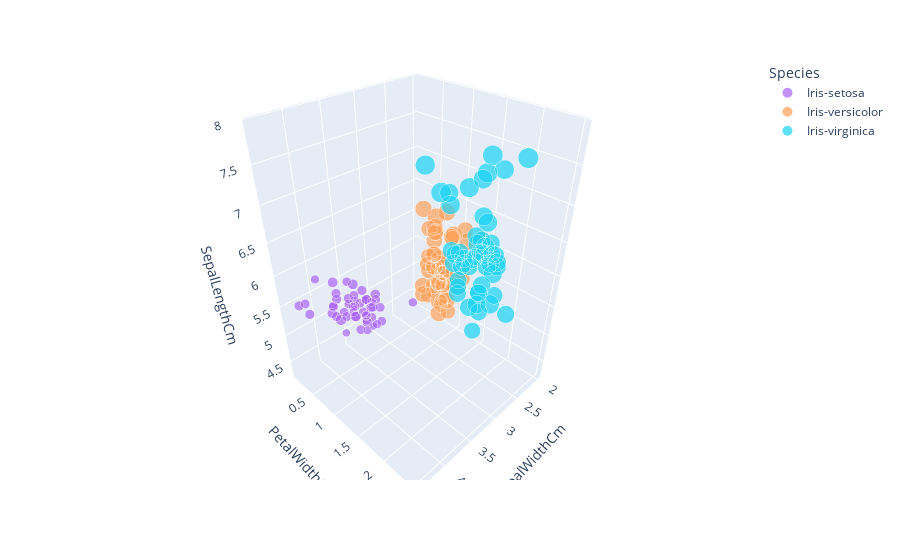

The code cell stored with this chart in its notebook:
### Code cell
def plot3D(df,X,Y,Z,color,size):
    return px.scatter_3d(df,x=X,y=Y,z=Z,size=size,color=color,
                        color_discrete_map={"Joly": "blue", "Bergeron": "violet", "Coderre":"pink"})

plot3D(df,'SepalWidthCm','PetalWidthCm','SepalLengthCm',size='PetalLengthCm',color='Species')

### Figure 1 — Plotly figure (JSON) as saved in the notebook; plotly's stock layout.template omitted (floating-point values rounded to 4 significant figures)
{"data": [{"hovertemplate": "Species=Iris-setosa<br>SepalWidthCm=%{x}<br>PetalWidthCm=%{y}<br>SepalLengthCm=%{z}<br>PetalLengthCm=%{marker.size}<extra></extra>", "legendgroup": "Iris-setosa", "marker": {"color": "#ab63fa", "size": [1.4, 1.4, 1.3, 1.5, 1.4, 1.7, 1.4, 1.5, 1.4, 1.5, 1.5, 1.6, 1.4, 1.1, 1.2, 1.5, 1.3, 1.4, 1.7, 1.5, 1.7, 1.5, 1, 1.7, 1.9, 1.6, 1.6, 1.5, 1.4, 1.6, 1.6, 1.5, 1.5, 1.4, 1.5, 1.2, 1.3, 1.5, 1.3, 1.5, 1.3, 1.3, 1.3, 1.6, 1.9, 1.4, 1.6, 1.4, 1.5, 1.4], "sizemode": "area", "sizeref": 0.01725, "symbol": "circle"}, "mode": "markers", "name": "Iris-setosa", "scene": "scene", "showlegend": true, "type": "scatter3d", "x": [3.5, 3, 3.2, 3.1, 3.6, 3.9, 3.4, 3.4, 2.9, 3.1, 3.7, 3.4, 3, 3, 4, 4.4, 3.9, 3.5, 3.8, 3.8, 3.4, 3.7, 3.6, 3.3, 3.4, 3, 3.4, 3.5, 3.4, 3.2, 3.1, 3.4, 4.1, 4.2, 3.1, 3.2, 3.5, 3.1, 3, 3.4, 3.5, 2.3, 3.2, 3.5, 3.8, 3, 3.8, 3.2, 3.7, 3.3], "y": [0.2, 0.2, 0.2, 0.2, 0.2, 0.4, 0.3, 0.2, 0.2, 0.1, 0.2, 0.2, 0.1, 0.1, 0.2, 0.4, 0.4, 0.3, 0.3, 0.3, 0.2, 0.4, 0.2, 0.5, 0.2, 0.2, 0.4, 0.2, 0.2, 0.2, 0.2, 0.4, 0.1, 0.2, 0.1, 0.2, 0.2, 0.1, 0.2, 0.2, 0.3, 0.3, 0.2, 0.6, 0.4, 0.3, 0.2, 0.2, 0.2, 0.2], "z": [5.1, 4.9, 4.7, 4.6, 5, 5.4, 4.6, 5, 4.4, 4.9, 5.4, 4.8, 4.8, 4.3, 5.8, 5.7, 5.4, 5.1, 5.7, 5.1, 5.4, 5.1, 4.6, 5.1, 4.8, 5, 5, 5.2, 5.2, 4.7, 4.8, 5.4, 5.2, 5.5, 4.9, 5, 5.5, 4.9, 4.4, 5.1, 5, 4.5, 4.4, 5, 5.1, 4.8, 5.1, 4.6, 5.3, 5]}, {"hovertemplate": "Species=Iris-versicolor<br>SepalWidthCm=%{x}<br>PetalWidthCm=%{y}<br>SepalLengthCm=%{z}<br>PetalLengthCm=%{marker.size}<extra></extra>", "legendgroup": "Iris-versicolor", "marker": {"color": "#FFA15A", "size": [4.7, 4.5, 4.9, 4, 4.6, 4.5, 4.7, 3.3, 4.6, 3.9, 3.5, 4.2, 4, 4.7, 3.6, 4.4, 4.5, 4.1, 4.5, 3.9, 4.8, 4, 4.9, 4.7, 4.3, 4.4, 4.8, 5, 4.5, 3.5, 3.8, 3.7, 3.9, 5.1, 4.5, 4.5, 4.7, 4.4, 4.1, 4, 4.4, 4.6, 4, 3.3, 4.2, 4.2, 4.2, 4.3, 3, 4.1], "sizemode": "area", "sizeref": 0.01725, "symbol": "circle"}, "mode": "markers", "name": "Iris-versicolor", "scene": "scene", "showlegend": true, "type": "scatter3d", "x": [3.2, 3.2, 3.1, 2.3, 2.8, 2.8, 3.3, 2.4, 2.9, 2.7, 2, 3, 2.2, 2.9, 2.9, 3.1, 3, 2.7, 2.2, 2.5, 3.2, 2.8, 2.5, 2.8, 2.9, 3, 2.8, 3, 2.9, 2.6, 2.4, 2.4, 2.7, 2.7, 3, 3.4, 3.1, 2.3, 3, 2.5, 2.6, 3, 2.6, 2.3, 2.7, 3, 2.9, 2.9, 2.5, 2.8], "y": [1.4, 1.5, 1.5, 1.3, 1.5, 1.3, 1.6, 1, 1.3, 1.4, 1, 1.5, 1, 1.4, 1.3, 1.4, 1.5, 1, 1.5, 1.1, 1.8, 1.3, 1.5, 1.2, 1.3, 1.4, 1.4, 1.7, 1.5, 1, 1.1, 1, 1.2, 1.6, 1.5, 1.6, 1.5, 1.3, 1.3, 1.3, 1.2, 1.4, 1.2, 1, 1.3, 1.2, 1.3, 1.3, 1.1, 1.3], "z": [7, 6.4, 6.9, 5.5, 6.5, 5.7, 6.3, 4.9, 6.6, 5.2, 5, 5.9, 6, 6.1, 5.6, 6.7, 5.6, 5.8, 6.2, 5.6, 5.9, 6.1, 6.3, 6.1, 6.4, 6.6, 6.8, 6.7, 6, 5.7, 5.5, 5.5, 5.8, 6, 5.4, 6, 6.7, 6.3, 5.6, 5.5, 5.5, 6.1, 5.8, 5, 5.6, 5.7, 5.7, 6.2, 5.1, 5.7]}, {"hovertemplate": "Species=Iris-virginica<br>SepalWidthCm=%{x}<br>PetalWidthCm=%{y}<br>SepalLengthCm=%{z}<br>PetalLengthCm=%{marker.size}<extra></extra>", "legendgroup": "Iris-virginica", "marker": {"color": "#19d3f3", "size": [6, 5.1, 5.9, 5.6, 5.8, 6.6, 4.5, 6.3, 5.8, 6.1, 5.1, 5.3, 5.5, 5, 5.1, 5.3, 5.5, 6.7, 6.9, 5, 5.7, 4.9, 6.7, 4.9, 5.7, 6, 4.8, 4.9, 5.6, 5.8, 6.1, 6.4, 5.6, 5.1, 5.6, 6.1, 5.6, 5.5, 4.8, 5.4, 5.6, 5.1, 5.1, 5.9, 5.7, 5.2, 5, 5.2, 5.4, 5.1], "sizemode": "area", "sizeref": 0.01725, "symbol": "circle"}, "mode": "markers", "name": "Iris-virginica", "scene": "scene", "showlegend": true, "type": "scatter3d", "x": [3.3, 2.7, 3, 2.9, 3, 3, 2.5, 2.9, 2.5, 3.6, 3.2, 2.7, 3, 2.5, 2.8, 3.2, 3, 3.8, 2.6, 2.2, 3.2, 2.8, 2.8, 2.7, 3.3, 3.2, 2.8, 3, 2.8, 3, 2.8, 3.8, 2.8, 2.8, 2.6, 3, 3.4, 3.1, 3, 3.1, 3.1, 3.1, 2.7, 3.2, 3.3, 3, 2.5, 3, 3.4, 3], "y": [2.5, 1.9, 2.1, 1.8, 2.2, 2.1, 1.7, 1.8, 1.8, 2.5, 2, 1.9, 2.1, 2, 2.4, 2.3, 1.8, 2.2, 2.3, 1.5, 2.3, 2, 2, 1.8, 2.1, 1.8, 1.8, 1.8, 2.1, 1.6, 1.9, 2, 2.2, 1.5, 1.4, 2.3, 2.4, 1.8, 1.8, 2.1, 2.4, 2.3, 1.9, 2.3, 2.5, 2.3, 1.9, 2, 2.3, 1.8], "z": [6.3, 5.8, 7.1, 6.3, 6.5, 7.6, 4.9, 7.3, 6.7, 7.2, 6.5, 6.4, 6.8, 5.7, 5.8, 6.4, 6.5, 7.7, 7.7, 6, 6.9, 5.6, 7.7, 6.3, 6.7, 7.2, 6.2, 6.1, 6.4, 7.2, 7.4, 7.9, 6.4, 6.3, 6.1, 7.7, 6.3, 6.4, 6, 6.9, 6.7, 6.9, 5.8, 6.8, 6.7, 6.7, 6.3, 6.5, 6.2, 5.9]}], "layout": {"legend": {"itemsizing": "constant", "title": {"text": "Species"}, "tracegroupgap": 0}, "margin": {"t": 60}, "scene": {"domain": {"x": [0, 1], "y": [0, 1]}, "xaxis": {"title": {"text": "SepalWidthCm"}}, "yaxis": {"title": {"text": "PetalWidthCm"}}, "zaxis": {"title": {"text": "SepalLengthCm"}}}}}
